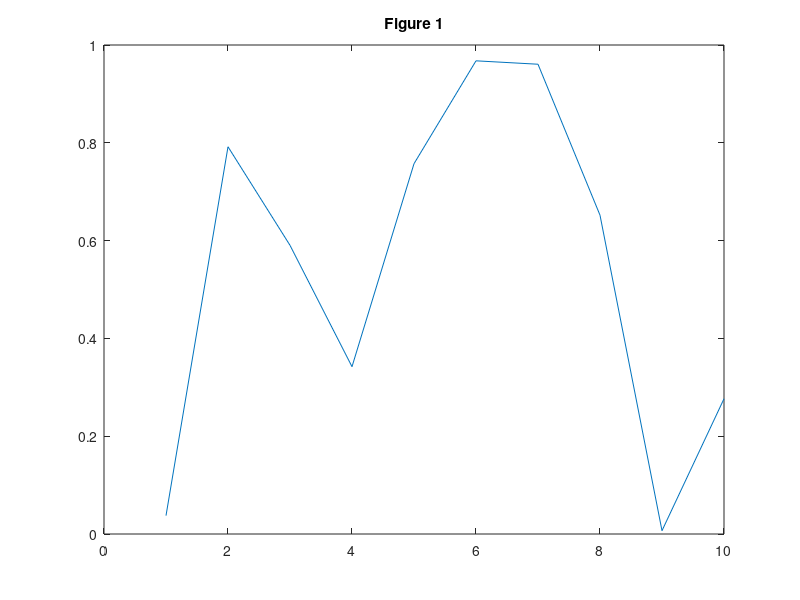
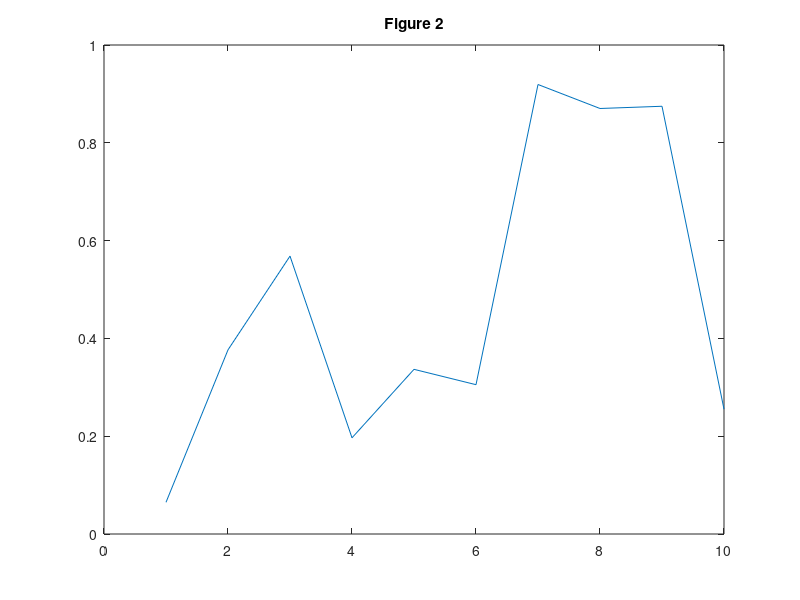
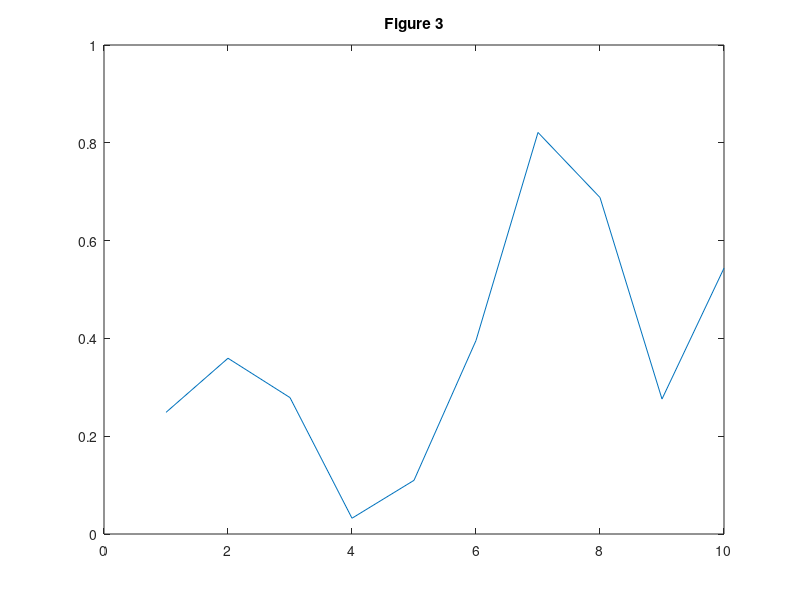
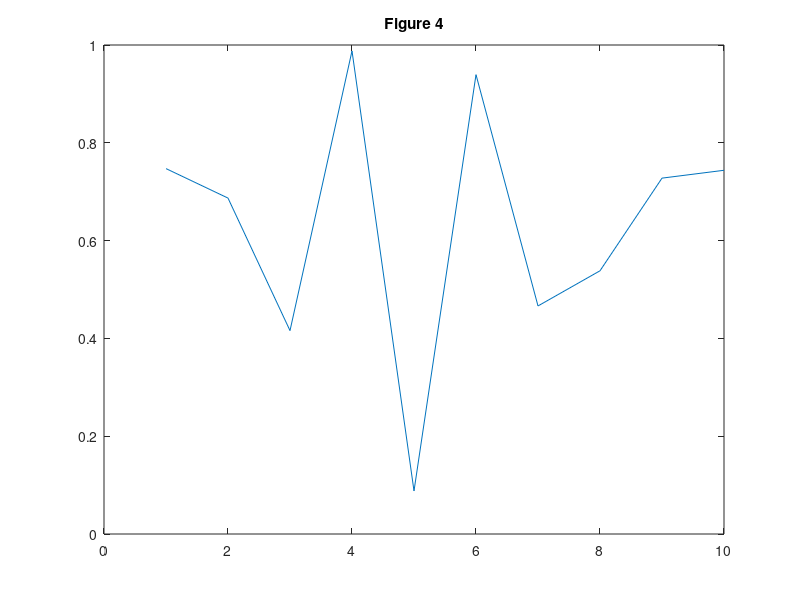

Write the MATLAB code that produced these figures, in order.
pdfFile = 'AllFigures.pdf';

% Delete old PDF if it exists (important to avoid appending to old file)
if isfile(pdfFile)
    delete(pdfFile);
end

% === Your plotting code ===
for k = 1:5
    figure;
    plot(rand(10,1));
    title(['Figure ', num2str(k)]);
    
    % Export and append to PDF
    exportgraphics(gcf, pdfFile, 'Append', true);
end
